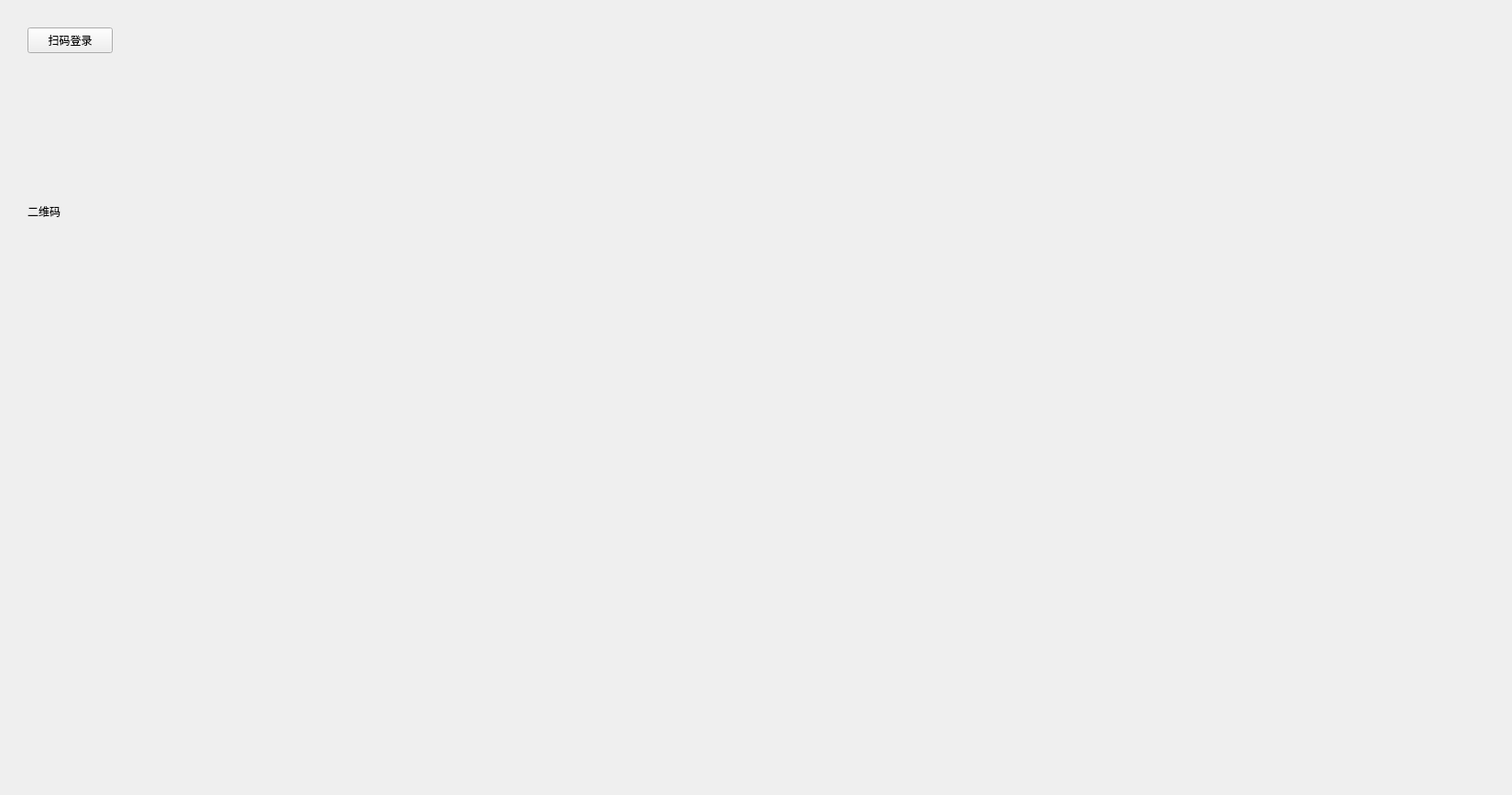
<?xml version="1.0" encoding="UTF-8"?>
<ui version="4.0">
 <class>MainWindow</class>
 <widget class="QMainWindow" name="MainWindow">
  <property name="geometry">
   <rect>
    <x>0</x>
    <y>0</y>
    <width>1650</width>
    <height>868</height>
   </rect>
  </property>
  <property name="windowTitle">
   <string>MainWindow</string>
  </property>
  <widget class="QWidget" name="centralwidget">
   <widget class="QPushButton" name="pushButton">
    <property name="geometry">
     <rect>
      <x>30</x>
      <y>30</y>
      <width>93</width>
      <height>28</height>
     </rect>
    </property>
    <property name="text">
     <string>扫码登录</string>
    </property>
   </widget>
   <widget class="QLabel" name="label">
    <property name="geometry">
     <rect>
      <x>30</x>
      <y>90</y>
      <width>291</width>
      <height>281</height>
     </rect>
    </property>
    <property name="text">
     <string>二维码</string>
    </property>
   </widget>
  </widget>
 </widget>
 <resources/>
 <connections/>
</ui>
